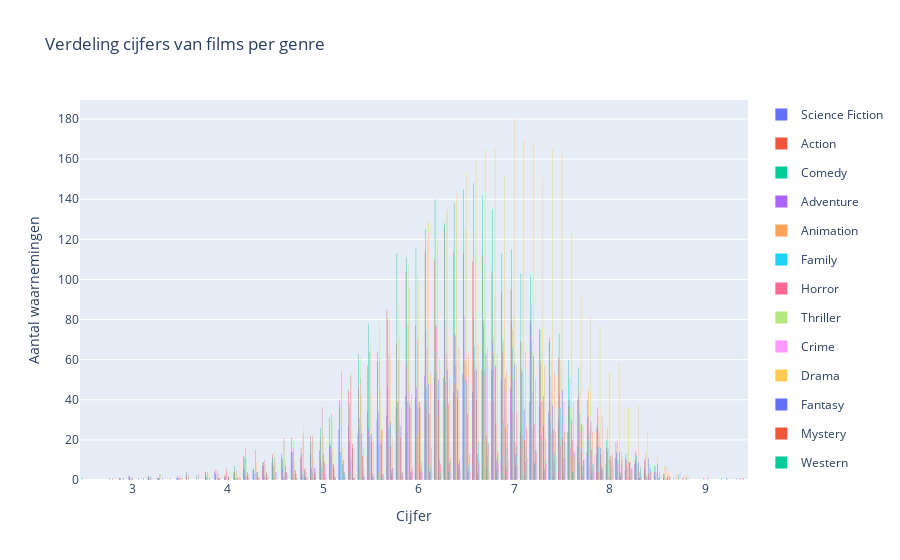

Notebook cell for this chart:
### Code cell
fig = go.Figure()

for genre in genreList:
    tempList = [genre]
    tempDF = movieDF['genre'].apply(lambda s: len(set(s) & set(tempList)) > 0)
    df = movieDF[tempDF]
    fig.add_trace(go.Histogram(x=df['vote_average'],legendgroup=genre,showlegend=True,name=genre))#legendgrouptitle={"text":genre}))


fig.update_layout(title="Verdeling cijfers van films per genre",xaxis_title="Cijfer",yaxis_title="Aantal waarnemingen")    

fig.show()

### Figure 1 — Plotly figure (JSON) as saved in the notebook; plotly's stock layout.template omitted (floating-point values rounded to 4 significant figures; data arrays with more than 128 entries replaced by an {"elided": "..."} marker saying what was removed)
{"data": [{"legendgroup": "Science Fiction", "name": "Science Fiction", "showlegend": true, "type": "histogram", "x": {"elided": "1197 float values"}}, {"legendgroup": "Action", "name": "Action", "showlegend": true, "type": "histogram", "x": {"elided": "2421 float values"}}, {"legendgroup": "Comedy", "name": "Comedy", "showlegend": true, "type": "histogram", "x": {"elided": "2879 float values"}}, {"legendgroup": "Adventure", "name": "Adventure", "showlegend": true, "type": "histogram", "x": {"elided": "1652 float values"}}, {"legendgroup": "Animation", "name": "Animation", "showlegend": true, "type": "histogram", "x": {"elided": "1255 float values"}}, {"legendgroup": "Family", "name": "Family", "showlegend": true, "type": "histogram", "x": {"elided": "1264 float values"}}, {"legendgroup": "Horror", "name": "Horror", "showlegend": true, "type": "histogram", "x": {"elided": "1486 float values"}}, {"legendgroup": "Thriller", "name": "Thriller", "showlegend": true, "type": "histogram", "x": {"elided": "2470 float values"}}, {"legendgroup": "Crime", "name": "Crime", "showlegend": true, "type": "histogram", "x": {"elided": "1176 float values"}}, {"legendgroup": "Drama", "name": "Drama", "showlegend": true, "type": "histogram", "x": {"elided": "3533 float values"}}, {"legendgroup": "Fantasy", "name": "Fantasy", "showlegend": true, "type": "histogram", "x": {"elided": "1206 float values"}}, {"legendgroup": "Mystery", "name": "Mystery", "showlegend": true, "type": "histogram", "x": {"elided": "779 float values"}}, {"legendgroup": "Western", "name": "Western", "showlegend": true, "type": "histogram", "x": [5.6, 7.8, 4.8, 6.8, 6.5, 7.7, 7.4, 5.5, 8.1, 7.5, 6.1, 6.7, 7, 6.4, 6.3, 8.5, 6.4, 6.4, 7.2, 5.1, 6.4, 8.3, 7, 6.1, 6.4, 6, 7.9, 8, 4.9, 6.8, 6.9, 7.7, 7.2, 6.8, 4.8, 7.9, 5.5, 5.3, 7.6, 7.3, 7.9, 5.4, 5.7, 7.6, 6.5, 8.1, 7, 7.7, 7.3, 7.6, 7.3, 7.4, 7.7, 7.1, 7.8, 6.7, 6, 7.2, 7.9, 6.3, 6.7, 7.1, 6.7, 7.7, 8.1, 6, 6.4, 7.2, 7.7, 7.3, 7.2, 6.5, 6.6, 7, 7, 6.1, 7.8, 7.5, 6.9, 6.8, 6.8, 6.3, 7.2, 7.3, 6.7, 6.4, 6.6, 7.2, 7.9, 5.7, 6.2, 7.3, 5.9, 7.5, 6.9, 7, 7.6, 6, 6.5, 6.1, 7, 5.7, 5.1, 6.3, 6.7, 7.7, 5.6, 7.2, 6.6, 6.2]}, {"legendgroup": "TV Movie", "name": "TV Movie", "showlegend": true, "type": "histogram", "x": {"elided": "212 float values"}}, {"legendgroup": "Romance", "name": "Romance", "showlegend": true, "type": "histogram", "x": {"elided": "1311 float values"}}, {"legendgroup": "Music", "name": "Music", "showlegend": true, "type": "histogram", "x": {"elided": "301 float values"}}, {"legendgroup": "History", "name": "History", "showlegend": true, "type": "histogram", "x": {"elided": "374 float values"}}, {"legendgroup": "War", "name": "War", "showlegend": true, "type": "histogram", "x": {"elided": "246 float values"}}, {"legendgroup": "Documentary", "name": "Documentary", "showlegend": true, "type": "histogram", "x": {"elided": "222 float values"}}], "layout": {"title": {"text": "Verdeling cijfers van films per genre"}, "xaxis": {"title": {"text": "Cijfer"}}, "yaxis": {"title": {"text": "Aantal waarnemingen"}}}}
